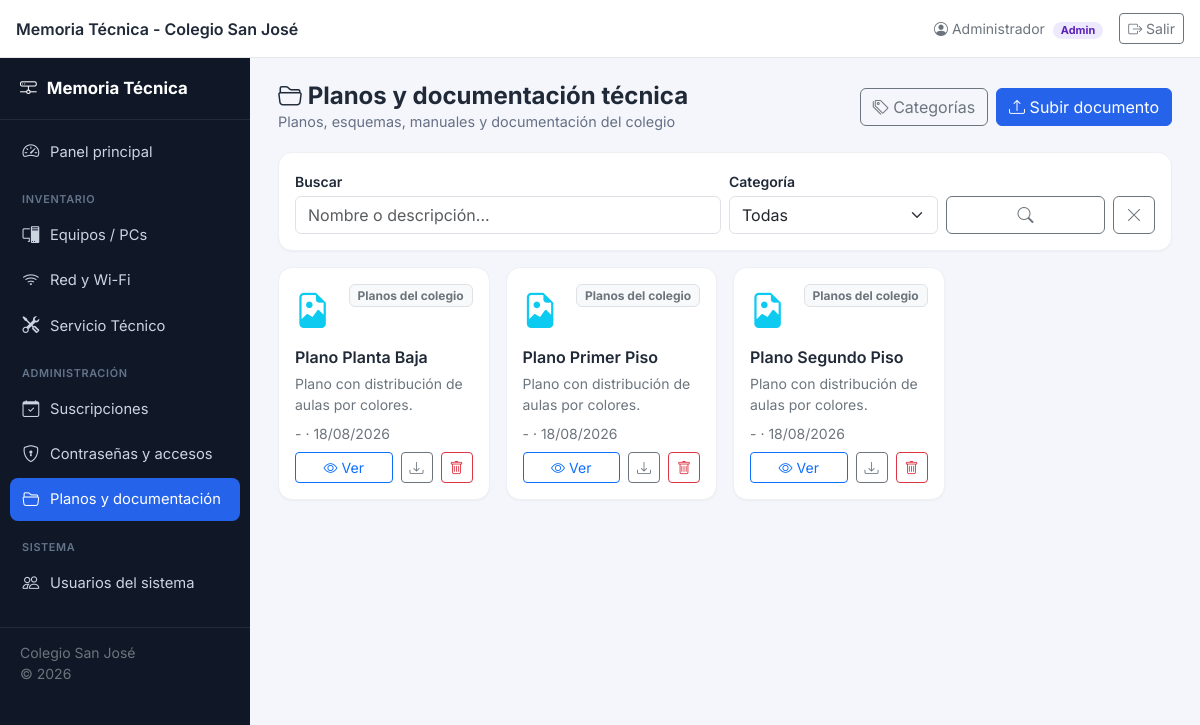
The page /documentacion/index.php (signed in) on the database its author committed.
### tables this page shows
CREATE TABLE documentos (
  id INT AUTO_INCREMENT PRIMARY KEY,
  categoria_id INT NULL,
  nombre VARCHAR(200) NOT NULL,
  descripcion TEXT NULL,
  archivo_path VARCHAR(255) NOT NULL,
  archivo_original VARCHAR(255) NOT NULL,
  tipo_archivo VARCHAR(50) NULL,
  tamano_bytes BIGINT NULL,
  fecha_subida DATETIME NOT NULL DEFAULT CURRENT_TIMESTAMP,
  subido_por INT NULL,
  FOREIGN KEY (categoria_id) REFERENCES categorias_documentos(id) ON DELETE SET NULL,
  FOREIGN KEY (subido_por) REFERENCES usuarios_sistema(id) ON DELETE SET NULL
);

CREATE TABLE categorias_documentos (
  id INT AUTO_INCREMENT PRIMARY KEY,
  nombre VARCHAR(100) NOT NULL UNIQUE
);

### includes/auth.php (called while the page is built, shortened)
<?php
function currentUser(): ?array
{
    return $_SESSION['usuario'] ?? null;
}
function isLoggedIn(): bool
{
    return isset($_SESSION['usuario']);
}
function isAdmin(): bool
{
    $user = currentUser();
    return $user && $user['rol'] === 'admin';
}
function canEdit(): bool
{
    $user = currentUser();
    return $user && in_array($user['rol'], ['admin', 'tecnico'], true);
}
function baseUrl(): string
{
    static $base = null;
    if ($base === null) {
        $projectRoot = str_replace('\\', '/', dirname(__DIR__));
        $docRoot = str_replace('\\', '/', rtrim($_SERVER['DOCUMENT_ROOT'] ?? '', '/'));
        $rel = str_replace($docRoot, '', $projectRoot);
        $base = rtrim($rel, '/') . '/';
    }
    return $base;
}

### includes/functions.php (called while the page is built, shortened)
<?php
function h($value): string
{
    return htmlspecialchars((string)($value ?? ''), ENT_QUOTES, 'UTF-8');
}
function formatFecha(?string $fecha): string
{
    try {
        $d = new DateTime($fecha);
        return $d->format('d/m/Y');
    } catch (Exception $e) {
        return $fecha;
    }
}

### documentacion/index.php (the view, shortened to what this page needs)
<?php
require_once __DIR__ . '/../includes/functions.php';
require_once __DIR__ . '/../includes/auth.php';
$db = getDB();
$q = trim($_GET['q'] ?? '');
$sql = "SELECT d.*, c.nombre categoria FROM documentos d LEFT JOIN categorias_documentos c ON c.id = d.categoria_id WHERE 1=1";
$params = [];
$sql .= " ORDER BY d.fecha_subida DESC";
$stmt = $db->prepare($sql);
$stmt->execute($params);
$documentos = $stmt->fetchAll();
function iconoArchivo(string $tipo): string
{
    $tipo = strtolower($tipo);
    if (in_array($tipo, ['png','jpg','jpeg','gif','webp'])) return 'bi-file-earmark-image text-info';
    return 'bi-file-earmark text-secondary';
}
function formatBytes(?int $bytes): string
{
    if (!$bytes) return '-';
    $units = ['B','KB','MB','GB'];
    $i = 0;
    return round($bytes, 1) . ' ' . $units[$i];
}
require_once __DIR__ . '/../includes/header.php';
require_once __DIR__ . '/../includes/layout_start.php';
?>
<div class="page-header">
  <div>
    <h1><i class="bi bi-folder2-open"></i> Planos y documentación técnica</h1>
    <div class="subtitle">Planos, esquemas, manuales y documentación del colegio</div>
  </div>
  <div class="d-flex gap-2">
    <?php if (isAdmin()): ?><a href="categorias.php" class="btn btn-outline-secondary"><i class="bi bi-tags"></i> Categorías</a><?php endif; ?>
    <?php if (canEdit()): ?><a href="subir.php" class="btn btn-brand"><i class="bi bi-upload"></i> Subir documento</a><?php endif; ?>
  </div>
</div>
<div class="card-app mb-3">
  <div class="p-3">
    <form class="row g-2 align-items-end" method="get">
      <div class="col-md-6">
        <label class="form-label small fw-semibold mb-1">Buscar</label>
        <input type="text" name="q" class="form-control" placeholder="Nombre o descripción..." value="<?= h($q) ?>">
      </div>
      <div class="col-md-3">
        <label class="form-label small fw-semibold mb-1">Categoría</label>
        <select name="categoria" class="form-select">
          <option value="">Todas</option>
        </select>
      </div>
      <div class="col-md-3 d-flex gap-2">
        <button class="btn btn-outline-secondary flex-fill"><i class="bi bi-search"></i></button>
        <a href="index.php" class="btn btn-outline-secondary"><i class="bi bi-x-lg"></i></a>
      </div>
    </form>
  </div>
</div>
<?php if (!$documentos): ?>
  <div class="card-app"><div class="empty-state"><i class="bi bi-folder2-open"></i>No hay documentos registrados<?php if (canEdit()): ?><br><a href="subir.php">Subir el primero →</a><?php endif; ?></div></div>
<?php else: ?>
<div class="row g-3">
  <?php foreach ($documentos as $d): ?>
    <div class="col-sm-6 col-lg-4 col-xl-3">
      <div class="card-app doc-card h-100">
        <div class="p-3 d-flex flex-column h-100">
          <div class="d-flex align-items-start justify-content-between mb-2">
            <i class="bi <?= iconoArchivo($d['tipo_archivo']) ?> doc-icon"></i>
            <span class="badge bg-light text-secondary border"><?= h($d['categoria'] ?? 'Sin categoría') ?></span>
          </div>
          <div class="fw-semibold mb-1"><?= h($d['nombre']) ?></div>
          <?php if ($d['descripcion']): ?><div class="text-secondary small mb-2 flex-grow-1"><?= h($d['descripcion']) ?></div><?php endif; ?>
          <div class="text-secondary small mt-auto mb-2"><?= formatBytes($d['tamano_bytes']) ?> · <?= formatFecha($d['fecha_subida']) ?></div>
          <div class="d-flex gap-2">
            <a href="<?= baseUrl() ?><?= UPLOADS_URL ?>/<?= h($d['archivo_path']) ?>" target="_blank" class="btn btn-sm btn-outline-primary flex-fill"><i class="bi bi-eye"></i> Ver</a>
            <a href="<?= baseUrl() ?><?= UPLOADS_URL ?>/<?= h($d['archivo_path']) ?>" download class="btn btn-sm btn-outline-secondary"><i class="bi bi-download"></i></a>
            <?php if (canEdit()): ?>
            <a href="#" onclick="return confirmarBorrado('eliminar.php?id=<?= $d['id'] ?>', 'Se eliminará &quot;<?= htmlspecialchars(addslashes($d['nombre']), ENT_QUOTES) ?>&quot;.')" class="btn btn-sm btn-outline-danger"><i class="bi bi-trash"></i></a>
            <?php endif; ?>
          </div>
        </div>
      </div>
    </div>
  <?php endforeach; ?>
</div>
<?php endif; ?>
<?php require_once __DIR__ . '/../includes/footer.php'; ?>

### includes/header.php (shortened to what this page needs)
<?php
$user = currentUser();
?>
<!DOCTYPE html>
<html lang="es">
<head>
<link href="https://cdn.jsdelivr.net/npm/bootstrap@5.3.3/dist/css/bootstrap.min.css" rel="stylesheet">
<link href="https://cdn.jsdelivr.net/npm/bootstrap-icons@1.11.3/font/bootstrap-icons.css" rel="stylesheet">
<link href="<?= baseUrl() ?>assets/css/style.css" rel="stylesheet">
</head>
<body class="<?= isLoggedIn() ? 'with-sidebar' : '' ?>">
<?php if (isLoggedIn()): ?>
<nav class="topbar d-flex align-items-center justify-content-between px-3">
  <div class="d-flex align-items-center gap-2">
    <span class="fw-semibold d-none d-sm-inline"><?= h(APP_NAME) ?></span>
  </div>
  <div class="d-flex align-items-center gap-3">
    <span class="text-secondary small d-none d-md-inline">
      <i class="bi bi-person-circle"></i> <?= h($user['nombre']) ?>
      <span class="badge badge-rol badge-rol-<?= h($user['rol']) ?> ms-1"><?= h(ucfirst($user['rol'])) ?></span>
    </span>
    <a href="<?= baseUrl() ?>logout.php" class="btn btn-sm btn-outline-secondary"><i class="bi bi-box-arrow-right"></i> Salir</a>
  </div>
</nav>
<?php endif; ?>

### includes/sidebar.php (shortened to what this page needs)
<?php
$here = basename($_SERVER['SCRIPT_NAME']);
$dir = basename(dirname($_SERVER['SCRIPT_NAME']));
function navActive(string $section, string $dir): string
{
    return $dir === $section ? 'active' : '';
}
?>
<aside class="sidebar" id="sidebar">
  <div class="sidebar-brand">
    <i class="bi bi-hdd-network"></i>
    <span>Memoria Técnica</span>
  </div>
  <nav class="nav flex-column sidebar-nav">
    <a class="nav-link <?= $dir === '' && ($here === 'index.php') ? 'active' : '' ?>" href="<?= baseUrl() ?>index.php">
      <i class="bi bi-speedometer2"></i> Panel principal
    </a>
    <div class="nav-section-title">Inventario</div>
    <a class="nav-link <?= navActive('equipos', $dir) ?>" href="<?= baseUrl() ?>equipos/index.php">
      <i class="bi bi-pc-display"></i> Equipos / PCs
    </a>
    <a class="nav-link <?= navActive('red', $dir) ?>" href="<?= baseUrl() ?>red/index.php">
      <i class="bi bi-wifi"></i> Red y Wi-Fi
    </a>
    <a class="nav-link <?= navActive('servicio_tecnico', $dir) ?>" href="<?= baseUrl() ?>servicio_tecnico/index.php">
      <i class="bi bi-tools"></i> Servicio Técnico
    </a>
    <div class="nav-section-title">Administración</div>
    <a class="nav-link <?= navActive('suscripciones', $dir) ?>" href="<?= baseUrl() ?>suscripciones/index.php">
      <i class="bi bi-calendar-check"></i> Suscripciones
    </a>
    <?php if (isAdmin()): ?>
    <a class="nav-link <?= navActive('accesos', $dir) ?>" href="<?= baseUrl() ?>accesos/index.php">
      <i class="bi bi-shield-lock"></i> Contraseñas y accesos
    </a>
    <?php endif; ?>
    <a class="nav-link <?= navActive('documentacion', $dir) ?>" href="<?= baseUrl() ?>documentacion/index.php">
      <i class="bi bi-folder2-open"></i> Planos y documentación
    </a>
    <?php if (isAdmin()): ?>
    <div class="nav-section-title">Sistema</div>
    <a class="nav-link <?= navActive('usuarios', $dir) ?>" href="<?= baseUrl() ?>usuarios/index.php">
      <i class="bi bi-people"></i> Usuarios del sistema
    </a>
    <?php endif; ?>
  </nav>
  <div class="sidebar-footer text-secondary small">
    Colegio San José<br>© <?= date('Y') ?>
  </div>
</aside>

### includes/layout_start.php
<?php
require_once __DIR__ . '/sidebar.php';
?>
<div class="main-content">

### includes/footer.php (shortened to what this page needs)
  <?php if (isLoggedIn()): ?>
  </div>
  <?php endif; ?>
</body>
</html>

### assets/css/style.css (style rules this page uses)
:root { --brand: #2563eb; --brand-dark: #1d4ed8; --brand-light: #eff6ff; --sidebar-w: 250px; --topbar-h: 58px; --bg: #f4f6fb; --card-radius: 14px; }
* { box-sizing: border-box; }
body { font-family: 'Inter', -apple-system, BlinkMacSystemFont, 'Segoe UI', sans-serif; background: var(--bg); color: #1f2937; }
a { text-decoration: none; }
.topbar { height: var(--topbar-h); background: #fff; border-bottom: 1px solid #e5e7eb; position: fixed; top: 0; left: 0; right: 0; z-index: 1030; }
body.with-sidebar { padding-top: var(--topbar-h); }
.sidebar { position: fixed; top: var(--topbar-h); left: 0; bottom: 0; width: var(--sidebar-w); background: #101828; color: #cbd5e1; overflow-y: auto; z-index: 1025; transition: transform .25s ease; }
.sidebar-brand { display: flex; align-items: center; gap: 10px; padding: 18px 20px; font-weight: 700; color: #fff; font-size: 1.05rem; border-bottom: 1px solid rgba(255,255,255,0.08); }
.sidebar-nav { padding: 10px 10px 20px; }
.sidebar-nav .nav-link { color: #cbd5e1; padding: 9px 12px; border-radius: 8px; font-size: .92rem; margin-bottom: 2px; display: flex; align-items: center; gap: 10px; }
.sidebar-nav .nav-link i { font-size: 1.05rem; width: 18px; text-align: center; }
.sidebar-nav .nav-link.active { background: var(--brand); color: #fff; }
.nav-section-title { text-transform: uppercase; font-size: .68rem; letter-spacing: .06em; color: #64748b; padding: 16px 12px 6px; font-weight: 600; }
.sidebar-footer { padding: 14px 20px; border-top: 1px solid rgba(255,255,255,0.08); }
.main-content { margin-left: var(--sidebar-w); padding: 24px 28px 60px; min-height: calc(100vh - var(--topbar-h)); }
.card-app { background: #fff; border-radius: var(--card-radius); border: 1px solid #eef0f4; box-shadow: 0 1px 2px rgba(16,24,40,0.04); }
.page-header { display: flex; align-items: center; justify-content: space-between; flex-wrap: wrap; gap: 12px; margin-bottom: 20px; }
.page-header h1 { font-size: 1.5rem; font-weight: 700; margin: 0; }
.page-header .subtitle { color: #667085; font-size: .9rem; }
.badge-rol { font-size: .68rem; padding: 3px 8px; border-radius: 20px; }
.badge-rol-admin { background: #ede9fe; color: #5b21b6; }
.btn-brand { background: var(--brand); border-color: var(--brand); color: #fff; }
.doc-card { transition: transform .15s ease, box-shadow .15s ease; }
.doc-icon { font-size: 2.2rem; }

### rows shown on the page
documentos: categoria.nombre "Planos del colegio", nombre "Plano Planta Baja", descripcion "Plano con distribución de aulas por colores.", tamano_bytes "-", fecha_subida "18/08/2026"
documentos: categoria.nombre "Planos del colegio", nombre "Plano Primer Piso", descripcion "Plano con distribución de aulas por colores.", tamano_bytes "-", fecha_subida "18/08/2026"
documentos: categoria.nombre "Planos del colegio", nombre "Plano Segundo Piso", descripcion "Plano con distribución de aulas por colores.", tamano_bytes "-", fecha_subida "18/08/2026"

### other values the page prints
APP_NAME "Memoria Técnica - Colegio San José"
$user['nombre'] "Administrador"
$user['rol'] "Admin"
